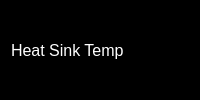
           <widget class="QWidget" name="widget_12" native="true">
            <property name="styleSheet">
             <string notr="true">background-color: rgb(0, 0, 0);</string>
            </property>
            <layout class="QHBoxLayout" name="horizontalLayout_16">
             <item>
              <widget class="QLabel" name="label_31">
               <property name="font">
                <font>
                 <pointsize>12</pointsize>
                </font>
               </property>
               <property name="styleSheet">
                <string notr="true">color: white;</string>
               </property>
               <property name="text">
                <string>Heat Sink Temp</string>
               </property>
              </widget>
             </item>
             <item alignment="Qt::AlignHCenter">
              <widget class="QLabel" name="heatSinkTempLeftLabel">
               <property name="font">
                <font>
                 <pointsize>12</pointsize>
                </font>
               </property>
               <property name="styleSheet">
                <string notr="true">color:white;</string>
               </property>
               <property name="text">
                <string/>
               </property>
              </widget>
             </item>
             <item alignment="Qt::AlignHCenter">
              <widget class="QLabel" name="heatSinkTempAvgLabel">
               <property name="font">
                <font>
                 <pointsize>12</pointsize>
                </font>
               </property>
               <property name="styleSheet">
                <string notr="true">color:white;</string>
               </property>
               <property name="text">
                <string/>
               </property>
              </widget>
             </item>
             <item alignment="Qt::AlignHCenter">
              <widget class="QLabel" name="heatSinkTempRightLabel">
               <property name="font">
                <font>
                 <pointsize>12</pointsize>
                </font>
               </property>
               <property name="styleSheet">
                <string notr="true">color:white;</string>
               </property>
               <property name="text">
                <string/>
               </property>
              </widget>
             </item>
            </layout>
           </widget>
